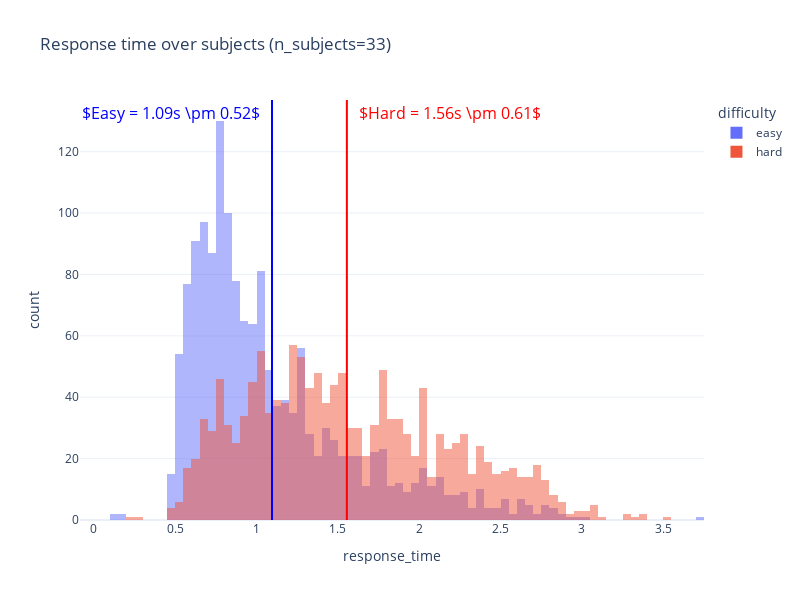

Notebook code for this chart:
### Markdown cell above
---
# Results across population of subjects
## Distribution of response time

### Code cell
# group dataframe by difficulty
df_gp_diff = df_events.groupby('difficulty')

# Compute summary statistics
mean_resp_time = df_gp_diff.mean()['response_time']
std_resp_time = df_gp_diff.std()['response_time']
rep_easy = rf"$Easy = {np.round(mean_resp_time['easy'], 2)}s \pm {np.round(std_resp_time['easy'], 2)}$"
rep_hard = rf"$Hard = {np.round(mean_resp_time['hard'], 2)}s \pm {np.round(std_resp_time['hard'], 2)}$"

# plot the histograms
fig = px.histogram(df_events, x='response_time', color='difficulty', title=f'Response time over subjects (n_subjects={n_subjects})',
                   width=800, height=600, barmode='overlay', template='plotly_white')
fig.add_vline(x=mean_resp_time['easy'], annotation=dict(text=rep_easy, xanchor='right', xshift=-10, font=dict(color='blue', size=16)), line=dict(color='blue'))
fig.add_vline(x=mean_resp_time['hard'], annotation=dict(text=rep_hard, xanchor='left', xshift=10, font=dict(color='red', size=16)), line=dict(color='red'))

# if latex rendering don't work, try with offline rendering
# plotly.offline.plot(fig, include_mathjax='cdn')

fig

### Figure 1 — Plotly figure (JSON) as saved in the notebook; plotly's stock layout.template omitted (floating-point values rounded to 4 significant figures; data arrays with more than 128 entries replaced by an {"elided": "..."} marker saying what was removed)
{"data": [{"alignmentgroup": "True", "bingroup": "x", "hovertemplate": "difficulty=easy<br>response_time=%{x}<br>count=%{y}<extra></extra>", "legendgroup": "easy", "marker": {"color": "#636efa", "opacity": 0.5}, "name": "easy", "offsetgroup": "easy", "orientation": "v", "showlegend": true, "type": "histogram", "x": {"elided": "1554 float values"}, "xaxis": "x", "yaxis": "y"}, {"alignmentgroup": "True", "bingroup": "x", "hovertemplate": "difficulty=hard<br>response_time=%{x}<br>count=%{y}<extra></extra>", "legendgroup": "hard", "marker": {"color": "#EF553B", "opacity": 0.5}, "name": "hard", "offsetgroup": "hard", "orientation": "v", "showlegend": true, "type": "histogram", "x": {"elided": "1426 float values"}, "xaxis": "x", "yaxis": "y"}], "layout": {"annotations": [{"font": {"color": "blue", "size": 16}, "showarrow": false, "text": "$Easy = 1.09s \\pm 0.52$", "x": 1.095, "xanchor": "right", "xref": "x", "xshift": -10, "y": 1, "yanchor": "top", "yref": "y domain"}, {"font": {"color": "red", "size": 16}, "showarrow": false, "text": "$Hard = 1.56s \\pm 0.61$", "x": 1.555, "xanchor": "left", "xref": "x", "xshift": 10, "y": 1, "yanchor": "top", "yref": "y domain"}], "barmode": "overlay", "height": 600, "legend": {"title": {"text": "difficulty"}, "tracegroupgap": 0}, "shapes": [{"line": {"color": "blue"}, "type": "line", "x0": 1.095, "x1": 1.095, "xref": "x", "y0": 0, "y1": 1, "yref": "y domain"}, {"line": {"color": "red"}, "type": "line", "x0": 1.555, "x1": 1.555, "xref": "x", "y0": 0, "y1": 1, "yref": "y domain"}], "title": {"text": "Response time over subjects (n_subjects=33)"}, "width": 800, "xaxis": {"anchor": "y", "autorange": true, "domain": [0, 1], "range": [0.1, 3.75], "title": {"text": "response_time"}, "type": "linear"}, "yaxis": {"anchor": "x", "autorange": true, "domain": [0, 1], "range": [0, 136.8], "title": {"text": "count"}}}}
